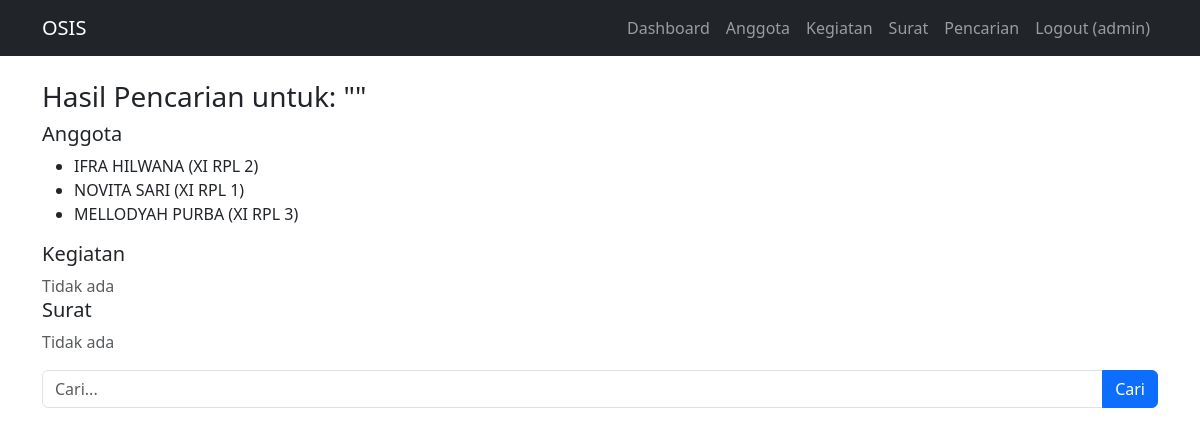
Page /search (signed in) on the committed database.
### tables this page shows
CREATE TABLE anggota (
            id INTEGER PRIMARY KEY AUTOINCREMENT,
            nama TEXT,
            kelas TEXT,
            jabatan TEXT
        );

### app.py (the view)
@app.route("/search")
@login_required
def search():
    q = request.args.get("q","").strip()
    conn = get_db()
    anggota = conn.execute("SELECT * FROM anggota WHERE nama LIKE ?", ('%'+q+'%',)).fetchall()
    kegiatan = conn.execute("SELECT * FROM kegiatan WHERE nama_kegiatan LIKE ?", ('%'+q+'%',)).fetchall()
    surat = conn.execute("SELECT * FROM surat WHERE perihal LIKE ?", ('%'+q+'%',)).fetchall()
    conn.close()
    return render_template("search.html", anggota=anggota, kegiatan=kegiatan, surat=surat, q=q)

### app.py (called while the page is built)
def get_db():
    conn = sqlite3.connect(DB_PATH)
    conn.row_factory = sqlite3.Row
    return conn

def login_required(f):
    @wraps(f)
    def decorated(*args, **kwargs):
        if "user" not in session:
            flash("Silakan login terlebih dahulu.", "warning")
            return redirect(url_for("login"))
        return f(*args, **kwargs)
    return decorated

### templates/search.html
{% extends 'base.html' %}
{% block content %}
<h3>Hasil Pencarian untuk: "{{ q }}"</h3>
<h5>Anggota</h5>
{% if anggota %}<ul>{% for a in anggota %}<li>{{ a.nama }} ({{ a.kelas }})</li>{% endfor %}</ul>{% else %}<div class="text-muted">Tidak ada</div>{% endif %}
<h5>Kegiatan</h5>
{% if kegiatan %}<ul>{% for k in kegiatan %}<li>{{ k.nama_kegiatan }} - {{ k.tanggal }}</li>{% endfor %}</ul>{% else %}<div class="text-muted">Tidak ada</div>{% endif %}
<h5>Surat</h5>
{% if surat %}<ul>{% for s in surat %}<li>{{ s.nomor_surat }} - {{ s.perihal }}</li>{% endfor %}</ul>{% else %}<div class="text-muted">Tidak ada</div>{% endif %}
<form class="mt-3" action="{{ url_for('search') }}" method="get">
  <div class="input-group">
    <input name="q" class="form-control" placeholder="Cari..." value="{{ q }}">
    <button class="btn btn-primary">Cari</button>
  </div>
</form>
{% endblock %}

### rows in the picture
anggota: nama "IFRA HILWANA", kelas "XI RPL 2"
anggota: nama "NOVITA SARI", kelas "XI RPL 1"
anggota: nama "MELLODYAH PURBA", kelas "XI RPL 3"

### other values in the picture
{{ session.get('user') }} "admin"
